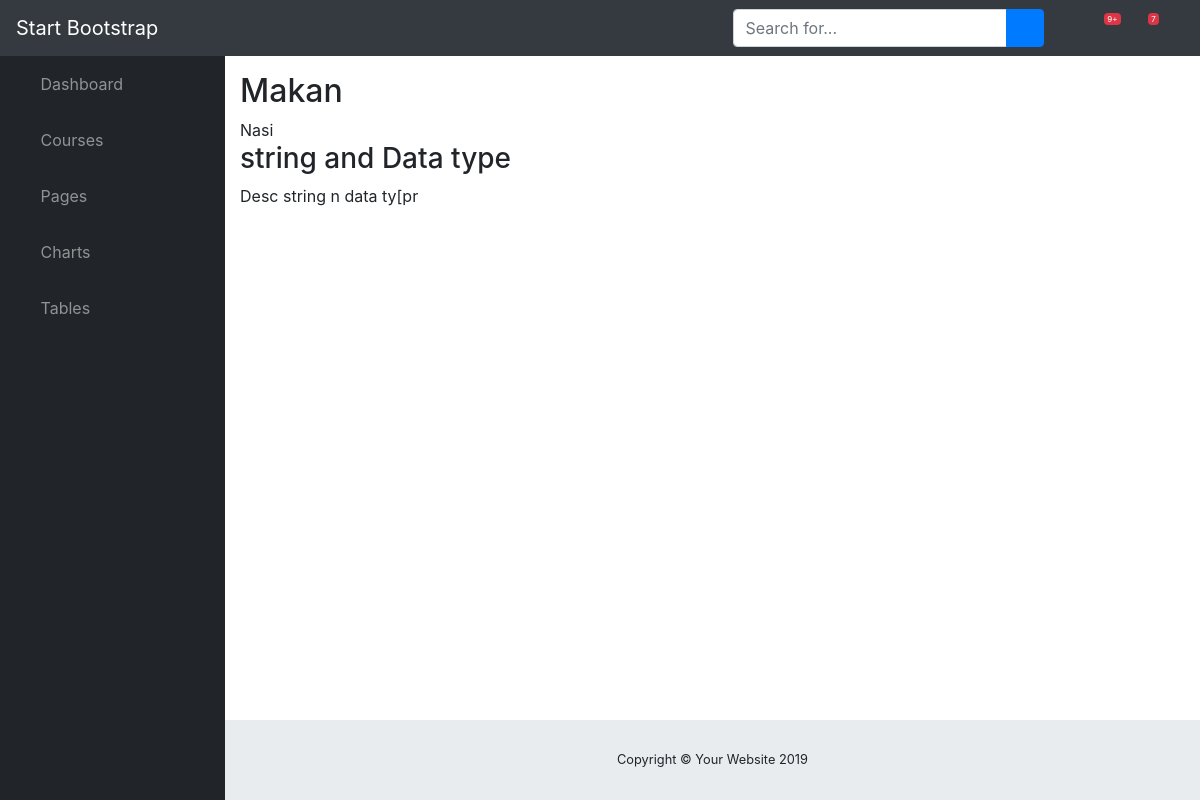
/courses/4, run on the app's committed database.
### courses/models.py (models this page shows, shortened)
class Course(models.Model):
    created_at = models.DateTimeField(auto_now_add=True)
    title = models.CharField(max_length=255)
    description=models.TextField()

class Step(models.Model):
    title = models.CharField(max_length=255)
    description =models.TextField()
    order = models.IntegerField(default=0)
    course = models.ForeignKey(Course,on_delete=models.CASCADE)
    content = models.TextField(blank=True,default='')
    class Meta:
        ordering =['-order','title',] #order desc

### courses/views.py (the view)
# urls.py: path("<int:pk>",views.course_detail,name='detail')
def course_detail(request,pk):
    course = Course.objects.get(pk=pk)
    return render(request,'courses/course_detail.html',{'course':course})

### courses/templates/courses/course_detail.html (shortened to what this page needs)
{% extends 'sblayout.html' %}
{% block content %}
<article>
    <h2>{{ course.title }}</h2>
    {{ course.description }}
        <section>
            {% for step in course.step_set.all %}
            <h3>{{ step.title }}</h3>
            {{ step.description }}
            {% endfor %}
        </section>
{% endblock content %}

### data on the page
Course: title "Makan", description "Nasi"
Step: title "string and Data type", description "Desc string n data ty[pr"
